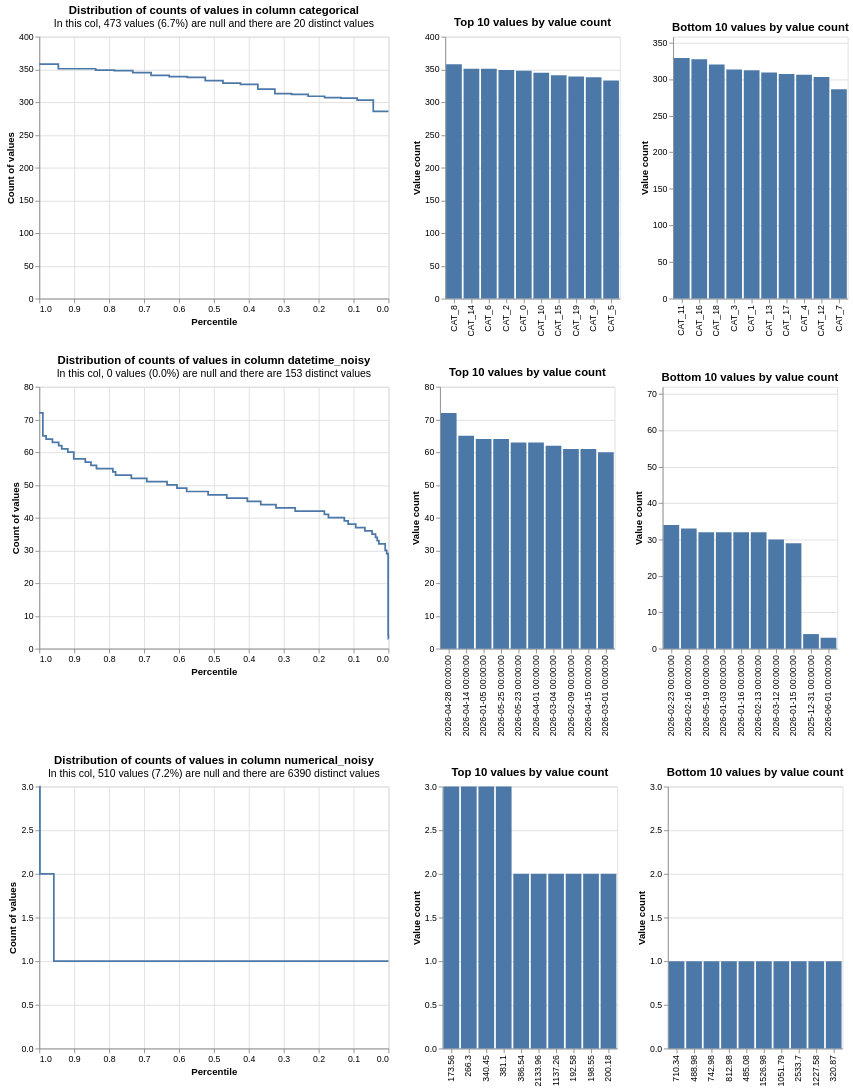

Source (notebook cell):
### Markdown cell above
### We can take a look at the distributions of the data with profile_columns

### Code cell
from splink.exploratory import profile_columns

db_api = build_api_with_con(MEM_LIMIT, TEMP_DIR)

profile_columns(
    [df1, df2],
    db_api=db_api,
    column_expressions=[
        "categorical",
        "datetime_noisy",
        "numerical_noisy",
    ],
)

### Figure 1 — Vega-Lite specification as saved in the notebook (floating-point values rounded to 4 significant figures)
{"config": {"view": {"continuousWidth": 400, "continuousHeight": 300}}, "vconcat": [{"hconcat": [{"mark": {"type": "line", "interpolate": "step-before"}, "data": {"values": [{"percentile_ex_nulls": 0.9455, "percentile_inc_nulls": 0.9491, "value_count": 358, "group_name": "categorical", "total_non_null_rows": 6565, "total_rows_inc_nulls": 7038, "sum_tokens_in_value_count_group": 358, "distinct_value_count": 20}, {"percentile_ex_nulls": 0.8385, "percentile_inc_nulls": 0.8494, "value_count": 351, "group_name": "categorical", "total_non_null_rows": 6565, "total_rows_inc_nulls": 7038, "sum_tokens_in_value_count_group": 702, "distinct_value_count": 20}, {"percentile_ex_nulls": 0.7854, "percentile_inc_nulls": 0.7998, "value_count": 349, "group_name": "categorical", "total_non_null_rows": 6565, "total_rows_inc_nulls": 7038, "sum_tokens_in_value_count_group": 349, "distinct_value_count": 20}, {"percentile_ex_nulls": 0.7324, "percentile_inc_nulls": 0.7504, "value_count": 348, "group_name": "categorical", "total_non_null_rows": 6565, "total_rows_inc_nulls": 7038, "sum_tokens_in_value_count_group": 348, "distinct_value_count": 20}, {"percentile_ex_nulls": 0.6798, "percentile_inc_nulls": 0.7013, "value_count": 345, "group_name": "categorical", "total_non_null_rows": 6565, "total_rows_inc_nulls": 7038, "sum_tokens_in_value_count_group": 345, "distinct_value_count": 20}, {"percentile_ex_nulls": 0.6279, "percentile_inc_nulls": 0.6529, "value_count": 341, "group_name": "categorical", "total_non_null_rows": 6565, "total_rows_inc_nulls": 7038, "sum_tokens_in_value_count_group": 341, "distinct_value_count": 20}, {"percentile_ex_nulls": 0.5762, "percentile_inc_nulls": 0.6047, "value_count": 339, "group_name": "categorical", "total_non_null_rows": 6565, "total_rows_inc_nulls": 7038, "sum_tokens_in_value_count_group": 339, "distinct_value_count": 20}, {"percentile_ex_nulls": 0.5248, "percentile_inc_nulls": 0.5567, "value_count": 338, "group_name": "categorical", "total_non_null_rows": 6565, "total_rows_inc_nulls": 7038, "sum_tokens_in_value_count_group": 338, "distinct_value_count": 20}, {"percentile_ex_nulls": 0.474, "percentile_inc_nulls": 0.5094, "value_count": 333, "group_name": "categorical", "total_non_null_rows": 6565, "total_rows_inc_nulls": 7038, "sum_tokens_in_value_count_group": 333, "distinct_value_count": 20}, {"percentile_ex_nulls": 0.4239, "percentile_inc_nulls": 0.4626, "value_count": 329, "group_name": "categorical", "total_non_null_rows": 6565, "total_rows_inc_nulls": 7038, "sum_tokens_in_value_count_group": 329, "distinct_value_count": 20}, {"percentile_ex_nulls": 0.3741, "percentile_inc_nulls": 0.4162, "value_count": 327, "group_name": "categorical", "total_non_null_rows": 6565, "total_rows_inc_nulls": 7038, "sum_tokens_in_value_count_group": 327, "distinct_value_count": 20}, {"percentile_ex_nulls": 0.3254, "percentile_inc_nulls": 0.3707, "value_count": 320, "group_name": "categorical", "total_non_null_rows": 6565, "total_rows_inc_nulls": 7038, "sum_tokens_in_value_count_group": 320, "distinct_value_count": 20}, {"percentile_ex_nulls": 0.2777, "percentile_inc_nulls": 0.3262, "value_count": 313, "group_name": "categorical", "total_non_null_rows": 6565, "total_rows_inc_nulls": 7038, "sum_tokens_in_value_count_group": 313, "distinct_value_count": 20}, {"percentile_ex_nulls": 0.2302, "percentile_inc_nulls": 0.2819, "value_count": 312, "group_name": "categorical", "total_non_null_rows": 6565, "total_rows_inc_nulls": 7038, "sum_tokens_in_value_count_group": 312, "distinct_value_count": 20}, {"percentile_ex_nulls": 0.1831, "percentile_inc_nulls": 0.238, "value_count": 309, "group_name": "categorical", "total_non_null_rows": 6565, "total_rows_inc_nulls": 7038, "sum_tokens_in_value_count_group": 309, "distinct_value_count": 20}, {"percentile_ex_nulls": 0.1363, "percentile_inc_nulls": 0.1944, "value_count": 307, "group_name": "categorical", "total_non_null_rows": 6565, "total_rows_inc_nulls": 7038, "sum_tokens_in_value_count_group": 307, "distinct_value_count": 20}, {"percentile_ex_nulls": 0.08972, "percentile_inc_nulls": 0.1509, "value_count": 306, "group_name": "categorical", "total_non_null_rows": 6565, "total_rows_inc_nulls": 7038, "sum_tokens_in_value_count_group": 306, "distinct_value_count": 20}, {"percentile_ex_nulls": 0.04356, "percentile_inc_nulls": 0.1078, "value_count": 303, "group_name": "categorical", "total_non_null_rows": 6565, "total_rows_inc_nulls": 7038, "sum_tokens_in_value_count_group": 303, "distinct_value_count": 20}, {"percentile_ex_nulls": 0.0, "percentile_inc_nulls": 0.06721, "value_count": 286, "group_name": "categorical", "total_non_null_rows": 6565, "total_rows_inc_nulls": 7038, "sum_tokens_in_value_count_group": 286, "distinct_value_count": 20}, {"percentile_ex_nulls": 1.0, "percentile_inc_nulls": 1.0, "value_count": 358, "group_name": "categorical", "total_non_null_rows": 6565, "total_rows_inc_nulls": 7038, "sum_tokens_in_value_count_group": 358, "distinct_value_count": 20}]}, "encoding": {"tooltip": [{"field": "value_count", "type": "quantitative"}, {"field": "percentile_ex_nulls", "type": "quantitative"}, {"field": "percentile_inc_nulls", "type": "quantitative"}, {"field": "total_non_null_rows", "type": "quantitative"}, {"field": "total_rows_inc_nulls", "type": "quantitative"}], "x": {"field": "percentile_ex_nulls", "sort": "descending", "title": "Percentile", "type": "quantitative"}, "y": {"field": "value_count", "title": "Count of values", "type": "quantitative"}}, "title": {"text": "Distribution of counts of values in column categorical", "subtitle": "In this col, 473 values (6.7%) are null and there are 20 distinct values"}}, {"mark": "bar", "data": {"values": [{"value_count": 358, "group_name": "categorical", "value": "CAT_8", "total_non_null_rows": 6565, "total_rows_inc_nulls": 7038, "distinct_value_count": 20}, {"value_count": 351, "group_name": "categorical", "value": "CAT_14", "total_non_null_rows": 6565, "total_rows_inc_nulls": 7038, "distinct_value_count": 20}, {"value_count": 351, "group_name": "categorical", "value": "CAT_6", "total_non_null_rows": 6565, "total_rows_inc_nulls": 7038, "distinct_value_count": 20}, {"value_count": 349, "group_name": "categorical", "value": "CAT_2", "total_non_null_rows": 6565, "total_rows_inc_nulls": 7038, "distinct_value_count": 20}, {"value_count": 348, "group_name": "categorical", "value": "CAT_0", "total_non_null_rows": 6565, "total_rows_inc_nulls": 7038, "distinct_value_count": 20}, {"value_count": 345, "group_name": "categorical", "value": "CAT_10", "total_non_null_rows": 6565, "total_rows_inc_nulls": 7038, "distinct_value_count": 20}, {"value_count": 341, "group_name": "categorical", "value": "CAT_15", "total_non_null_rows": 6565, "total_rows_inc_nulls": 7038, "distinct_value_count": 20}, {"value_count": 339, "group_name": "categorical", "value": "CAT_19", "total_non_null_rows": 6565, "total_rows_inc_nulls": 7038, "distinct_value_count": 20}, {"value_count": 338, "group_name": "categorical", "value": "CAT_9", "total_non_null_rows": 6565, "total_rows_inc_nulls": 7038, "distinct_value_count": 20}, {"value_count": 333, "group_name": "categorical", "value": "CAT_5", "total_non_null_rows": 6565, "total_rows_inc_nulls": 7038, "distinct_value_count": 20}]}, "encoding": {"tooltip": [{"field": "value", "type": "nominal"}, {"field": "value_count", "type": "quantitative"}, {"field": "total_non_null_rows", "type": "quantitative"}, {"field": "total_rows_inc_nulls", "type": "quantitative"}], "x": {"field": "value", "sort": "-y", "title": null, "type": "nominal"}, "y": {"field": "value_count", "title": "Value count", "type": "quantitative"}}, "title": "Top 10 values by value count"}, {"mark": "bar", "data": {"values": [{"value_count": 286, "group_name": "categorical", "value": "CAT_7", "total_non_null_rows": 6565, "total_rows_inc_nulls": 7038, "distinct_value_count": 20}, {"value_count": 303, "group_name": "categorical", "value": "CAT_12", "total_non_null_rows": 6565, "total_rows_inc_nulls": 7038, "distinct_value_count": 20}, {"value_count": 306, "group_name": "categorical", "value": "CAT_4", "total_non_null_rows": 6565, "total_rows_inc_nulls": 7038, "distinct_value_count": 20}, {"value_count": 307, "group_name": "categorical", "value": "CAT_17", "total_non_null_rows": 6565, "total_rows_inc_nulls": 7038, "distinct_value_count": 20}, {"value_count": 309, "group_name": "categorical", "value": "CAT_13", "total_non_null_rows": 6565, "total_rows_inc_nulls": 7038, "distinct_value_count": 20}, {"value_count": 312, "group_name": "categorical", "value": "CAT_1", "total_non_null_rows": 6565, "total_rows_inc_nulls": 7038, "distinct_value_count": 20}, {"value_count": 313, "group_name": "categorical", "value": "CAT_3", "total_non_null_rows": 6565, "total_rows_inc_nulls": 7038, "distinct_value_count": 20}, {"value_count": 320, "group_name": "categorical", "value": "CAT_18", "total_non_null_rows": 6565, "total_rows_inc_nulls": 7038, "distinct_value_count": 20}, {"value_count": 327, "group_name": "categorical", "value": "CAT_16", "total_non_null_rows": 6565, "total_rows_inc_nulls": 7038, "distinct_value_count": 20}, {"value_count": 329, "group_name": "categorical", "value": "CAT_11", "total_non_null_rows": 6565, "total_rows_inc_nulls": 7038, "distinct_value_count": 20}]}, "encoding": {"tooltip": [{"field": "value", "type": "nominal"}, {"field": "value_count", "type": "quantitative"}, {"field": "total_non_null_rows", "type": "quantitative"}, {"field": "total_rows_inc_nulls", "type": "quantitative"}], "x": {"field": "value", "sort": "-y", "title": null, "type": "nominal"}, "y": {"field": "value_count", "scale": {"domain": [0, 358]}, "title": "Value count", "type": "quantitative"}}, "title": "Bottom 10 values by value count"}]}, {"hconcat": [{"mark": {"type": "line", "interpolate": "step-before"}, "data": {"values": [{"percentile_ex_nulls": 0.9898, "percentile_inc_nulls": 0.9898, "value_count": 72, "group_name": "datetime_noisy", "total_non_null_rows": 7038, "total_rows_inc_nulls": 7038, "sum_tokens_in_value_count_group": 72, "distinct_value_count": 153}, {"percentile_ex_nulls": 0.9805, "percentile_inc_nulls": 0.9805, "value_count": 65, "group_name": "datetime_noisy", "total_non_null_rows": 7038, "total_rows_inc_nulls": 7038, "sum_tokens_in_value_count_group": 65, "distinct_value_count": 153}, {"percentile_ex_nulls": 0.9623, "percentile_inc_nulls": 0.9623, "value_count": 64, "group_name": "datetime_noisy", "total_non_null_rows": 7038, "total_rows_inc_nulls": 7038, "sum_tokens_in_value_count_group": 128, "distinct_value_count": 153}, {"percentile_ex_nulls": 0.9444, "percentile_inc_nulls": 0.9444, "value_count": 63, "group_name": "datetime_noisy", "total_non_null_rows": 7038, "total_rows_inc_nulls": 7038, "sum_tokens_in_value_count_group": 126, "distinct_value_count": 153}, {"percentile_ex_nulls": 0.9356, "percentile_inc_nulls": 0.9356, "value_count": 62, "group_name": "datetime_noisy", "total_non_null_rows": 7038, "total_rows_inc_nulls": 7038, "sum_tokens_in_value_count_group": 62, "distinct_value_count": 153}, {"percentile_ex_nulls": 0.9183, "percentile_inc_nulls": 0.9183, "value_count": 61, "group_name": "datetime_noisy", "total_non_null_rows": 7038, "total_rows_inc_nulls": 7038, "sum_tokens_in_value_count_group": 122, "distinct_value_count": 153}, {"percentile_ex_nulls": 0.9013, "percentile_inc_nulls": 0.9013, "value_count": 60, "group_name": "datetime_noisy", "total_non_null_rows": 7038, "total_rows_inc_nulls": 7038, "sum_tokens_in_value_count_group": 120, "distinct_value_count": 153}, {"percentile_ex_nulls": 0.8683, "percentile_inc_nulls": 0.8683, "value_count": 58, "group_name": "datetime_noisy", "total_non_null_rows": 7038, "total_rows_inc_nulls": 7038, "sum_tokens_in_value_count_group": 232, "distinct_value_count": 153}, {"percentile_ex_nulls": 0.8521, "percentile_inc_nulls": 0.8521, "value_count": 57, "group_name": "datetime_noisy", "total_non_null_rows": 7038, "total_rows_inc_nulls": 7038, "sum_tokens_in_value_count_group": 114, "distinct_value_count": 153}, {"percentile_ex_nulls": 0.8362, "percentile_inc_nulls": 0.8362, "value_count": 56, "group_name": "datetime_noisy", "total_non_null_rows": 7038, "total_rows_inc_nulls": 7038, "sum_tokens_in_value_count_group": 112, "distinct_value_count": 153}, {"percentile_ex_nulls": 0.7893, "percentile_inc_nulls": 0.7893, "value_count": 55, "group_name": "datetime_noisy", "total_non_null_rows": 7038, "total_rows_inc_nulls": 7038, "sum_tokens_in_value_count_group": 330, "distinct_value_count": 153}, {"percentile_ex_nulls": 0.7816, "percentile_inc_nulls": 0.7816, "value_count": 54, "group_name": "datetime_noisy", "total_non_null_rows": 7038, "total_rows_inc_nulls": 7038, "sum_tokens_in_value_count_group": 54, "distinct_value_count": 153}, {"percentile_ex_nulls": 0.7364, "percentile_inc_nulls": 0.7364, "value_count": 53, "group_name": "datetime_noisy", "total_non_null_rows": 7038, "total_rows_inc_nulls": 7038, "sum_tokens_in_value_count_group": 318, "distinct_value_count": 153}, {"percentile_ex_nulls": 0.6921, "percentile_inc_nulls": 0.6921, "value_count": 52, "group_name": "datetime_noisy", "total_non_null_rows": 7038, "total_rows_inc_nulls": 7038, "sum_tokens_in_value_count_group": 312, "distinct_value_count": 153}, {"percentile_ex_nulls": 0.6341, "percentile_inc_nulls": 0.6341, "value_count": 51, "group_name": "datetime_noisy", "total_non_null_rows": 7038, "total_rows_inc_nulls": 7038, "sum_tokens_in_value_count_group": 408, "distinct_value_count": 153}, {"percentile_ex_nulls": 0.6057, "percentile_inc_nulls": 0.6057, "value_count": 50, "group_name": "datetime_noisy", "total_non_null_rows": 7038, "total_rows_inc_nulls": 7038, "sum_tokens_in_value_count_group": 200, "distinct_value_count": 153}, {"percentile_ex_nulls": 0.5779, "percentile_inc_nulls": 0.5779, "value_count": 49, "group_name": "datetime_noisy", "total_non_null_rows": 7038, "total_rows_inc_nulls": 7038, "sum_tokens_in_value_count_group": 196, "distinct_value_count": 153}, {"percentile_ex_nulls": 0.5165, "percentile_inc_nulls": 0.5165, "value_count": 48, "group_name": "datetime_noisy", "total_non_null_rows": 7038, "total_rows_inc_nulls": 7038, "sum_tokens_in_value_count_group": 432, "distinct_value_count": 153}, {"percentile_ex_nulls": 0.4631, "percentile_inc_nulls": 0.4631, "value_count": 47, "group_name": "datetime_noisy", "total_non_null_rows": 7038, "total_rows_inc_nulls": 7038, "sum_tokens_in_value_count_group": 376, "distinct_value_count": 153}, {"percentile_ex_nulls": 0.4042, "percentile_inc_nulls": 0.4042, "value_count": 46, "group_name": "datetime_noisy", "total_non_null_rows": 7038, "total_rows_inc_nulls": 7038, "sum_tokens_in_value_count_group": 414, "distinct_value_count": 153}, {"percentile_ex_nulls": 0.3659, "percentile_inc_nulls": 0.3659, "value_count": 45, "group_name": "datetime_noisy", "total_non_null_rows": 7038, "total_rows_inc_nulls": 7038, "sum_tokens_in_value_count_group": 270, "distinct_value_count": 153}, {"percentile_ex_nulls": 0.3221, "percentile_inc_nulls": 0.3221, "value_count": 44, "group_name": "datetime_noisy", "total_non_null_rows": 7038, "total_rows_inc_nulls": 7038, "sum_tokens_in_value_count_group": 308, "distinct_value_count": 153}, {"percentile_ex_nulls": 0.2671, "percentile_inc_nulls": 0.2671, "value_count": 43, "group_name": "datetime_noisy", "total_non_null_rows": 7038, "total_rows_inc_nulls": 7038, "sum_tokens_in_value_count_group": 387, "distinct_value_count": 153}, {"percentile_ex_nulls": 0.1836, "percentile_inc_nulls": 0.1836, "value_count": 42, "group_name": "datetime_noisy", "total_non_null_rows": 7038, "total_rows_inc_nulls": 7038, "sum_tokens_in_value_count_group": 588, "distinct_value_count": 153}, {"percentile_ex_nulls": 0.1719, "percentile_inc_nulls": 0.1719, "value_count": 41, "group_name": "datetime_noisy", "total_non_null_rows": 7038, "total_rows_inc_nulls": 7038, "sum_tokens_in_value_count_group": 82, "distinct_value_count": 153}, {"percentile_ex_nulls": 0.1265, "percentile_inc_nulls": 0.1265, "value_count": 40, "group_name": "datetime_noisy", "total_non_null_rows": 7038, "total_rows_inc_nulls": 7038, "sum_tokens_in_value_count_group": 320, "distinct_value_count": 153}, {"percentile_ex_nulls": 0.1154, "percentile_inc_nulls": 0.1154, "value_count": 39, "group_name": "datetime_noisy", "total_non_null_rows": 7038, "total_rows_inc_nulls": 7038, "sum_tokens_in_value_count_group": 78, "distinct_value_count": 153}, {"percentile_ex_nulls": 0.09378, "percentile_inc_nulls": 0.09378, "value_count": 38, "group_name": "datetime_noisy", "total_non_null_rows": 7038, "total_rows_inc_nulls": 7038, "sum_tokens_in_value_count_group": 152, "distinct_value_count": 153}, {"percentile_ex_nulls": 0.06749, "percentile_inc_nulls": 0.06749, "value_count": 37, "group_name": "datetime_noisy", "total_non_null_rows": 7038, "total_rows_inc_nulls": 7038, "sum_tokens_in_value_count_group": 185, "distinct_value_count": 153}, {"percentile_ex_nulls": 0.04703, "percentile_inc_nulls": 0.04703, "value_count": 36, "group_name": "datetime_noisy", "total_non_null_rows": 7038, "total_rows_inc_nulls": 7038, "sum_tokens_in_value_count_group": 144, "distinct_value_count": 153}, {"percentile_ex_nulls": 0.03708, "percentile_inc_nulls": 0.03708, "value_count": 35, "group_name": "datetime_noisy", "total_non_null_rows": 7038, "total_rows_inc_nulls": 7038, "sum_tokens_in_value_count_group": 70, "distinct_value_count": 153}, {"percentile_ex_nulls": 0.03225, "percentile_inc_nulls": 0.03225, "value_count": 34, "group_name": "datetime_noisy", "total_non_null_rows": 7038, "total_rows_inc_nulls": 7038, "sum_tokens_in_value_count_group": 34, "distinct_value_count": 153}, {"percentile_ex_nulls": 0.02756, "percentile_inc_nulls": 0.02756, "value_count": 33, "group_name": "datetime_noisy", "total_non_null_rows": 7038, "total_rows_inc_nulls": 7038, "sum_tokens_in_value_count_group": 33, "distinct_value_count": 153}, {"percentile_ex_nulls": 0.009378, "percentile_inc_nulls": 0.009378, "value_count": 32, "group_name": "datetime_noisy", "total_non_null_rows": 7038, "total_rows_inc_nulls": 7038, "sum_tokens_in_value_count_group": 128, "distinct_value_count": 153}, {"percentile_ex_nulls": 0.005115, "percentile_inc_nulls": 0.005115, "value_count": 30, "group_name": "datetime_noisy", "total_non_null_rows": 7038, "total_rows_inc_nulls": 7038, "sum_tokens_in_value_count_group": 30, "distinct_value_count": 153}, {"percentile_ex_nulls": 0.0009946, "percentile_inc_nulls": 0.0009946, "value_count": 29, "group_name": "datetime_noisy", "total_non_null_rows": 7038, "total_rows_inc_nulls": 7038, "sum_tokens_in_value_count_group": 29, "distinct_value_count": 153}, {"percentile_ex_nulls": 0.0004262, "percentile_inc_nulls": 0.0004262, "value_count": 4, "group_name": "datetime_noisy", "total_non_null_rows": 7038, "total_rows_inc_nulls": 7038, "sum_tokens_in_value_count_group": 4, "distinct_value_count": 153}, {"percentile_ex_nulls": 0.0, "percentile_inc_nulls": 0.0, "value_count": 3, "group_name": "datetime_noisy", "total_non_null_rows": 7038, "total_rows_inc_nulls": 7038, "sum_tokens_in_value_count_group": 3, "distinct_value_count": 153}, {"percentile_ex_nulls": 1.0, "percentile_inc_nulls": 1.0, "value_count": 72, "group_name": "datetime_noisy", "total_non_null_rows": 7038, "total_rows_inc_nulls": 7038, "sum_tokens_in_value_count_group": 72, "distinct_value_count": 153}]}, "encoding": {"tooltip": [{"field": "value_count", "type": "quantitative"}, {"field": "percentile_ex_nulls", "type": "quantitative"}, {"field": "percentile_inc_nulls", "type": "quantitative"}, {"field": "total_non_null_rows", "type": "quantitative"}, {"field": "total_rows_inc_nulls", "type": "quantitative"}], "x": {"field": "percentile_ex_nulls", "sort": "descending", "title": "Percentile", "type": "quantitative"}, "y": {"field": "value_count", "title": "Count of values", "type": "quantitative"}}, "title": {"text": "Distribution of counts of values in column datetime_noisy", "subtitle": "In this col, 0 values (0.0%) are null and there are 153 distinct values"}}, {"mark": "bar", "data": {"values": [{"value_count": 72, "group_name": "datetime_noisy", "value": "2026-04-28 00:00:00", "total_non_null_rows": 7038, "total_rows_inc_nulls": 7038, "distinct_value_count": 153}, {"value_count": 65, "group_name": "datetime_noisy", "value": "2026-04-14 00:00:00", "total_non_null_rows": 7038, "total_rows_inc_nulls": 7038, "distinct_value_count": 153}, {"value_count": 64, "group_name": "datetime_noisy", "value": "2026-01-05 00:00:00", "total_non_null_rows": 7038, "total_rows_inc_nulls": 7038, "distinct_value_count": 153}, {"value_count": 64, "group_name": "datetime_noisy", "value": "2026-05-25 00:00:00", "total_non_null_rows": 7038, "total_rows_inc_nulls": 7038, "distinct_value_count": 153}, {"value_count": 63, "group_name": "datetime_noisy", "value": "2026-05-23 00:00:00", "total_non_null_rows": 7038, "total_rows_inc_nulls": 7038, "distinct_value_count": 153}, {"value_count": 63, "group_name": "datetime_noisy", "value": "2026-04-01 00:00:00", "total_non_null_rows": 7038, "total_rows_inc_nulls": 7038, "distinct_value_count": 153}, {"value_count": 62, "group_name": "datetime_noisy", "value": "2026-03-04 00:00:00", "total_non_null_rows": 7038, "total_rows_inc_nulls": 7038, "distinct_value_count": 153}, {"value_count": 61, "group_name": "datetime_noisy", "value": "2026-02-09 00:00:00", "total_non_null_rows": 7038, "total_rows_inc_nulls": 7038, "distinct_value_count": 153}, {"value_count": 61, "group_name": "datetime_noisy", "value": "2026-04-15 00:00:00", "total_non_null_rows": 7038, "total_rows_inc_nulls": 7038, "distinct_value_count": 153}, {"value_count": 60, "group_name": "datetime_noisy", "value": "2026-03-01 00:00:00", "total_non_null_rows": 7038, "total_rows_inc_nulls": 7038, "distinct_value_count": 153}]}, "encoding": {"tooltip": [{"field": "value", "type": "nominal"}, {"field": "value_count", "type": "quantitative"}, {"field": "total_non_null_rows", "type": "quantitative"}, {"field": "total_rows_inc_nulls", "type": "quantitative"}], "x": {"field": "value", "sort": "-y", "title": null, "type": "nominal"}, "y": {"field": "value_count", "title": "Value count", "type": "quantitative"}}, "title": "Top 10 values by value count"}, {"mark": "bar", "data": {"values": [{"value_count": 3, "group_name": "datetime_noisy", "value": "2026-06-01 00:00:00", "total_non_null_rows": 7038, "total_rows_inc_nulls": 7038, "distinct_value_count": 153}, {"value_count": 4, "group_name": "datetime_noisy", "value": "2025-12-31 00:00:00", "total_non_null_rows": 7038, "total_rows_inc_nulls": 7038, "distinct_value_count": 153}, {"value_count": 29, "group_name": "datetime_noisy", "value": "2026-01-15 00:00:00", "total_non_null_rows": 7038, "total_rows_inc_nulls": 7038, "distinct_value_count": 153}, {"value_count": 30, "group_name": "datetime_noisy", "value": "2026-03-12 00:00:00", "total_non_null_rows": 7038, "total_rows_inc_nulls": 7038, "distinct_value_count": 153}, {"value_count": 32, "group_name": "datetime_noisy", "value": "2026-05-19 00:00:00", "total_non_null_rows": 7038, "total_rows_inc_nulls": 7038, "distinct_value_count": 153}, {"value_count": 32, "group_name": "datetime_noisy", "value": "2026-01-03 00:00:00", "total_non_null_rows": 7038, "total_rows_inc_nulls": 7038, "distinct_value_count": 153}, {"value_count": 32, "group_name": "datetime_noisy", "value": "2026-01-16 00:00:00", "total_non_null_rows": 7038, "total_rows_inc_nulls": 7038, "distinct_value_count": 153}, {"value_count": 32, "group_name": "datetime_noisy", "value": "2026-02-13 00:00:00", "total_non_null_rows": 7038, "total_rows_inc_nulls": 7038, "distinct_value_count": 153}, {"value_count": 33, "group_name": "datetime_noisy", "value": "2026-02-16 00:00:00", "total_non_null_rows": 7038, "total_rows_inc_nulls": 7038, "distinct_value_count": 153}, {"value_count": 34, "group_name": "datetime_noisy", "value": "2026-02-23 00:00:00", "total_non_null_rows": 7038, "total_rows_inc_nulls": 7038, "distinct_value_count": 153}]}, "encoding": {"tooltip": [{"field": "value", "type": "nominal"}, {"field": "value_count", "type": "quantitative"}, {"field": "total_non_null_rows", "type": "quantitative"}, {"field": "total_rows_inc_nulls", "type": "quantitative"}], "x": {"field": "value", "sort": "-y", "title": null, "type": "nominal"}, "y": {"field": "value_count", "scale": {"domain": [0, 72]}, "title": "Value count", "type": "quantitative"}}, "title": "Bottom 10 values by value count"}]}, {"hconcat": [{"mark": {"type": "line", "interpolate": "step-before"}, "data": {"values": [{"percentile_ex_nulls": 0.9982, "percentile_inc_nulls": 0.9983, "value_count": 3, "group_name": "numerical_noisy", "total_non_null_rows": 6528, "total_rows_inc_nulls": 7038, "sum_tokens_in_value_count_group": 12, "distinct_value_count": 6390}, {"percentile_ex_nulls": 0.9583, "percentile_inc_nulls": 0.9614, "value_count": 2, "group_name": "numerical_noisy", "total_non_null_rows": 6528, "total_rows_inc_nulls": 7038, "sum_tokens_in_value_count_group": 260, "distinct_value_count": 6390}, {"percentile_ex_nulls": 0.0, "percentile_inc_nulls": 0.07246, "value_count": 1, "group_name": "numerical_noisy", "total_non_null_rows": 6528, "total_rows_inc_nulls": 7038, "sum_tokens_in_value_count_group": 6256, "distinct_value_count": 6390}, {"percentile_ex_nulls": 1.0, "percentile_inc_nulls": 1.0, "value_count": 3, "group_name": "numerical_noisy", "total_non_null_rows": 6528, "total_rows_inc_nulls": 7038, "sum_tokens_in_value_count_group": 12, "distinct_value_count": 6390}]}, "encoding": {"tooltip": [{"field": "value_count", "type": "quantitative"}, {"field": "percentile_ex_nulls", "type": "quantitative"}, {"field": "percentile_inc_nulls", "type": "quantitative"}, {"field": "total_non_null_rows", "type": "quantitative"}, {"field": "total_rows_inc_nulls", "type": "quantitative"}], "x": {"field": "percentile_ex_nulls", "sort": "descending", "title": "Percentile", "type": "quantitative"}, "y": {"field": "value_count", "title": "Count of values", "type": "quantitative"}}, "title": {"text": "Distribution of counts of values in column numerical_noisy", "subtitle": "In this col, 510 values (7.2%) are null and there are 6390 distinct values"}}, {"mark": "bar", "data": {"values": [{"value_count": 3, "group_name": "numerical_noisy", "value": "173.56", "total_non_null_rows": 6528, "total_rows_inc_nulls": 7038, "distinct_value_count": 6390}, {"value_count": 3, "group_name": "numerical_noisy", "value": "266.3", "total_non_null_rows": 6528, "total_rows_inc_nulls": 7038, "distinct_value_count": 6390}, {"value_count": 3, "group_name": "numerical_noisy", "value": "340.45", "total_non_null_rows": 6528, "total_rows_inc_nulls": 7038, "distinct_value_count": 6390}, {"value_count": 3, "group_name": "numerical_noisy", "value": "381.1", "total_non_null_rows": 6528, "total_rows_inc_nulls": 7038, "distinct_value_count": 6390}, {"value_count": 2, "group_name": "numerical_noisy", "value": "386.54", "total_non_null_rows": 6528, "total_rows_inc_nulls": 7038, "distinct_value_count": 6390}, {"value_count": 2, "group_name": "numerical_noisy", "value": "2133.96", "total_non_null_rows": 6528, "total_rows_inc_nulls": 7038, "distinct_value_count": 6390}, {"value_count": 2, "group_name": "numerical_noisy", "value": "1137.26", "total_non_null_rows": 6528, "total_rows_inc_nulls": 7038, "distinct_value_count": 6390}, {"value_count": 2, "group_name": "numerical_noisy", "value": "192.58", "total_non_null_rows": 6528, "total_rows_inc_nulls": 7038, "distinct_value_count": 6390}, {"value_count": 2, "group_name": "numerical_noisy", "value": "198.55", "total_non_null_rows": 6528, "total_rows_inc_nulls": 7038, "distinct_value_count": 6390}, {"value_count": 2, "group_name": "numerical_noisy", "value": "200.18", "total_non_null_rows": 6528, "total_rows_inc_nulls": 7038, "distinct_value_count": 6390}]}, "encoding": {"tooltip": [{"field": "value", "type": "nominal"}, {"field": "value_count", "type": "quantitative"}, {"field": "total_non_null_rows", "type": "quantitative"}, {"field": "total_rows_inc_nulls", "type": "quantitative"}], "x": {"field": "value", "sort": "-y", "title": null, "type": "nominal"}, "y": {"field": "value_count", "title": "Value count", "type": "quantitative"}}, "title": "Top 10 values by value count"}, {"mark": "bar", "data": {"values": [{"value_count": 1, "group_name": "numerical_noisy", "value": "710.34", "total_non_null_rows": 6528, "total_rows_inc_nulls": 7038, "distinct_value_count": 6390}, {"value_count": 1, "group_name": "numerical_noisy", "value": "488.98", "total_non_null_rows": 6528, "total_rows_inc_nulls": 7038, "distinct_value_count": 6390}, {"value_count": 1, "group_name": "numerical_noisy", "value": "742.98", "total_non_null_rows": 6528, "total_rows_inc_nulls": 7038, "distinct_value_count": 6390}, {"value_count": 1, "group_name": "numerical_noisy", "value": "812.98", "total_non_null_rows": 6528, "total_rows_inc_nulls": 7038, "distinct_value_count": 6390}, {"value_count": 1, "group_name": "numerical_noisy", "value": "485.08", "total_non_null_rows": 6528, "total_rows_inc_nulls": 7038, "distinct_value_count": 6390}, {"value_count": 1, "group_name": "numerical_noisy", "value": "1526.98", "total_non_null_rows": 6528, "total_rows_inc_nulls": 7038, "distinct_value_count": 6390}, {"value_count": 1, "group_name": "numerical_noisy", "value": "1051.79", "total_non_null_rows": 6528, "total_rows_inc_nulls": 7038, "distinct_value_count": 6390}, {"value_count": 1, "group_name": "numerical_noisy", "value": "2533.7", "total_non_null_rows": 6528, "total_rows_inc_nulls": 7038, "distinct_value_count": 6390}, {"value_count": 1, "group_name": "numerical_noisy", "value": "1227.58", "total_non_null_rows": 6528, "total_rows_inc_nulls": 7038, "distinct_value_count": 6390}, {"value_count": 1, "group_name": "numerical_noisy", "value": "320.87", "total_non_null_rows": 6528, "total_rows_inc_nulls": 7038, "distinct_value_count": 6390}]}, "encoding": {"tooltip": [{"field": "value", "type": "nominal"}, {"field": "value_count", "type": "quantitative"}, {"field": "total_non_null_rows", "type": "quantitative"}, {"field": "total_rows_inc_nulls", "type": "quantitative"}], "x": {"field": "value", "sort": "-y", "title": null, "type": "nominal"}, "y": {"field": "value_count", "scale": {"domain": [0, 3]}, "title": "Value count", "type": "quantitative"}}, "title": "Bottom 10 values by value count"}]}], "$schema": "https://vega.github.io/schema/vega-lite/v5.9.3.json"}
